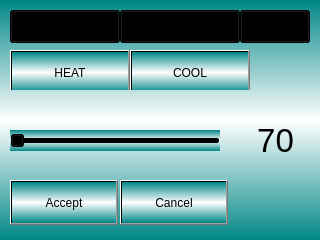
<?xml version="1.0" encoding="UTF-8"?>
<ui version="4.0">
 <class>thermoEventWin</class>
 <widget class="QWidget" name="thermoEventWin">
  <property name="windowModality">
   <enum>Qt::WindowModal</enum>
  </property>
  <property name="geometry">
   <rect>
    <x>0</x>
    <y>0</y>
    <width>320</width>
    <height>240</height>
   </rect>
  </property>
  <property name="windowTitle">
   <string>Form</string>
  </property>
  <property name="styleSheet">
   <string notr="true">background-color: rgb(0, 255, 127);</string>
  </property>
  <widget class="QWidget" name="widget" native="true">
   <property name="geometry">
    <rect>
     <x>0</x>
     <y>0</y>
     <width>320</width>
     <height>240</height>
    </rect>
   </property>
   <property name="styleSheet">
    <string notr="true">background-color: qlineargradient(spread:reflect, x1:0.5, y1:0, x2:0.5, y2:0.5, stop:0 rgba(0, 134, 134, 255), stop:1 rgba(255, 255, 255, 255));</string>
   </property>
   <widget class="QLabel" name="lblTargetTemp">
    <property name="geometry">
     <rect>
      <x>235</x>
      <y>105</y>
      <width>81</width>
      <height>70</height>
     </rect>
    </property>
    <property name="font">
     <font>
      <pointsize>25</pointsize>
     </font>
    </property>
    <property name="styleSheet">
     <string notr="true">background-color: rgba(255, 255, 255, 0);</string>
    </property>
    <property name="text">
     <string>70</string>
    </property>
    <property name="alignment">
     <set>Qt::AlignCenter</set>
    </property>
   </widget>
   <widget class="QComboBox" name="cboxHour">
    <property name="geometry">
     <rect>
      <x>120</x>
      <y>10</y>
      <width>120</width>
      <height>33</height>
     </rect>
    </property>
    <property name="maxVisibleItems">
     <number>5</number>
    </property>
    <item>
     <property name="text">
      <string>12 AM</string>
     </property>
    </item>
    <item>
     <property name="text">
      <string>01 AM</string>
     </property>
    </item>
    <item>
     <property name="text">
      <string>02 AM</string>
     </property>
    </item>
    <item>
     <property name="text">
      <string>03 AM</string>
     </property>
    </item>
    <item>
     <property name="text">
      <string>04 AM</string>
     </property>
    </item>
    <item>
     <property name="text">
      <string>05 AM</string>
     </property>
    </item>
    <item>
     <property name="text">
      <string>06 AM</string>
     </property>
    </item>
    <item>
     <property name="text">
      <string>07 AM</string>
     </property>
    </item>
    <item>
     <property name="text">
      <string>08 AM</string>
     </property>
    </item>
    <item>
     <property name="text">
      <string>09 AM</string>
     </property>
    </item>
    <item>
     <property name="text">
      <string>10 AM</string>
     </property>
    </item>
    <item>
     <property name="text">
      <string>11 AM</string>
     </property>
    </item>
    <item>
     <property name="text">
      <string>12 PM</string>
     </property>
    </item>
    <item>
     <property name="text">
      <string>01 PM</string>
     </property>
    </item>
    <item>
     <property name="text">
      <string>02 PM</string>
     </property>
    </item>
    <item>
     <property name="text">
      <string>03 PM</string>
     </property>
    </item>
    <item>
     <property name="text">
      <string>04 PM</string>
     </property>
    </item>
    <item>
     <property name="text">
      <string>05 PM</string>
     </property>
    </item>
    <item>
     <property name="text">
      <string>06 PM</string>
     </property>
    </item>
    <item>
     <property name="text">
      <string>07 PM</string>
     </property>
    </item>
    <item>
     <property name="text">
      <string>08 PM</string>
     </property>
    </item>
    <item>
     <property name="text">
      <string>09 PM</string>
     </property>
    </item>
    <item>
     <property name="text">
      <string>10 PM</string>
     </property>
    </item>
    <item>
     <property name="text">
      <string>11 PM</string>
     </property>
    </item>
   </widget>
   <widget class="QGroupBox" name="groupBox">
    <property name="geometry">
     <rect>
      <x>10</x>
      <y>50</y>
      <width>240</width>
      <height>40</height>
     </rect>
    </property>
    <property name="title">
     <string/>
    </property>
    <widget class="QPushButton" name="btnHeat">
     <property name="geometry">
      <rect>
       <x>0</x>
       <y>0</y>
       <width>120</width>
       <height>45</height>
      </rect>
     </property>
     <property name="text">
      <string>HEAT</string>
     </property>
     <property name="checkable">
      <bool>true</bool>
     </property>
    </widget>
    <widget class="QPushButton" name="btnCool">
     <property name="geometry">
      <rect>
       <x>120</x>
       <y>0</y>
       <width>120</width>
       <height>45</height>
      </rect>
     </property>
     <property name="text">
      <string>COOL</string>
     </property>
     <property name="checkable">
      <bool>true</bool>
     </property>
    </widget>
   </widget>
   <widget class="QSlider" name="sliderTargetTemp">
    <property name="geometry">
     <rect>
      <x>10</x>
      <y>130</y>
      <width>210</width>
      <height>21</height>
     </rect>
    </property>
    <property name="minimum">
     <number>40</number>
    </property>
    <property name="orientation">
     <enum>Qt::Horizontal</enum>
    </property>
   </widget>
   <widget class="QComboBox" name="cboxMinute">
    <property name="geometry">
     <rect>
      <x>240</x>
      <y>10</y>
      <width>70</width>
      <height>33</height>
     </rect>
    </property>
    <property name="maxVisibleItems">
     <number>5</number>
    </property>
    <item>
     <property name="text">
      <string>00</string>
     </property>
    </item>
    <item>
     <property name="text">
      <string>05</string>
     </property>
    </item>
    <item>
     <property name="text">
      <string>10</string>
     </property>
    </item>
    <item>
     <property name="text">
      <string>15</string>
     </property>
    </item>
    <item>
     <property name="text">
      <string>20</string>
     </property>
    </item>
    <item>
     <property name="text">
      <string>25</string>
     </property>
    </item>
    <item>
     <property name="text">
      <string>30</string>
     </property>
    </item>
    <item>
     <property name="text">
      <string>35</string>
     </property>
    </item>
    <item>
     <property name="text">
      <string>40</string>
     </property>
    </item>
    <item>
     <property name="text">
      <string>45</string>
     </property>
    </item>
    <item>
     <property name="text">
      <string>50</string>
     </property>
    </item>
    <item>
     <property name="text">
      <string>55</string>
     </property>
    </item>
   </widget>
   <widget class="QPushButton" name="btnCancel">
    <property name="geometry">
     <rect>
      <x>120</x>
      <y>180</y>
      <width>108</width>
      <height>45</height>
     </rect>
    </property>
    <property name="text">
     <string>Cancel</string>
    </property>
   </widget>
   <widget class="QComboBox" name="cboxDayOfWeek">
    <property name="geometry">
     <rect>
      <x>10</x>
      <y>10</y>
      <width>110</width>
      <height>33</height>
     </rect>
    </property>
    <property name="maxVisibleItems">
     <number>5</number>
    </property>
    <item>
     <property name="text">
      <string>ALL</string>
     </property>
    </item>
    <item>
     <property name="text">
      <string>WKDYS</string>
     </property>
    </item>
    <item>
     <property name="text">
      <string>WKEND</string>
     </property>
    </item>
    <item>
     <property name="text">
      <string>SUN</string>
     </property>
    </item>
    <item>
     <property name="text">
      <string>MON</string>
     </property>
    </item>
    <item>
     <property name="text">
      <string>TUE</string>
     </property>
    </item>
    <item>
     <property name="text">
      <string>WED</string>
     </property>
    </item>
    <item>
     <property name="text">
      <string>THU</string>
     </property>
    </item>
    <item>
     <property name="text">
      <string>FRI</string>
     </property>
    </item>
    <item>
     <property name="text">
      <string>SAT</string>
     </property>
    </item>
   </widget>
   <widget class="QPushButton" name="btnAccept">
    <property name="geometry">
     <rect>
      <x>10</x>
      <y>180</y>
      <width>108</width>
      <height>45</height>
     </rect>
    </property>
    <property name="text">
     <string>Accept</string>
    </property>
   </widget>
  </widget>
 </widget>
 <resources/>
 <connections/>
</ui>
